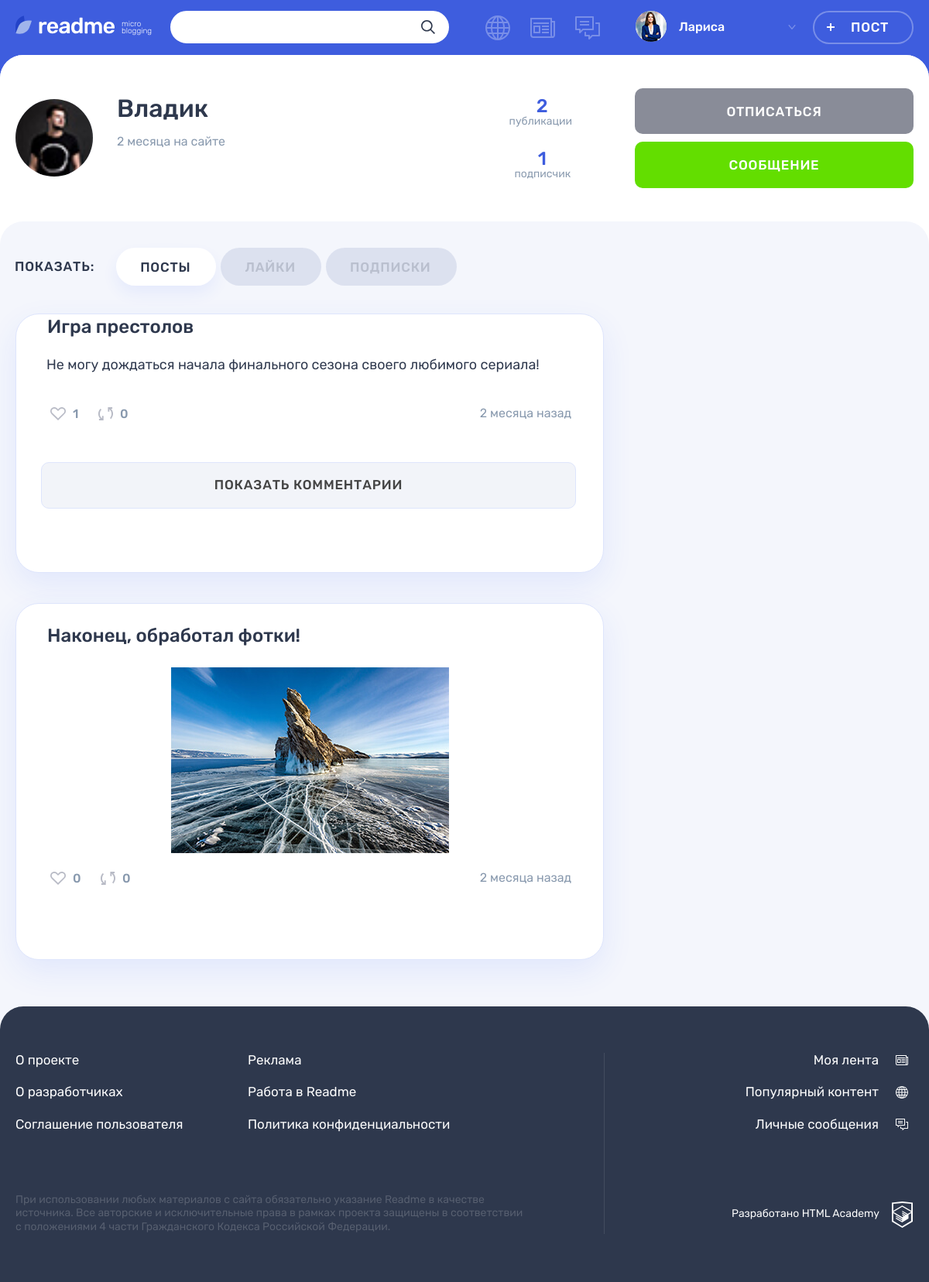
/profile.php?id=2&active=posts (signed in), run on the app's committed database.
### tables this page shows
CREATE TABLE IF NOT EXISTS users (
  id_user INT UNSIGNED AUTO_INCREMENT,
  user_login VARCHAR(64) NOT NULL,
  email VARCHAR(128) UNIQUE NOT NULL,
  password VARCHAR(128) NOT NULL,
  registration_date DATETIME(6) NOT NULL,
  avatar_link VARCHAR(256),
  PRIMARY KEY (`id_user`)
);

CREATE TABLE IF NOT EXISTS posts (
  id_post INT UNSIGNED AUTO_INCREMENT,
  post_date DATETIME(6) NOT NULL,
  title VARCHAR(256),
  text_content TEXT,
  quote_author VARCHAR(256) default '',
  image_link VARCHAR(256) default '',
  video_link VARCHAR(256) default '',
  website_link VARCHAR(256) default '',
  repost TINYINT(1) default 0,
  id_author INT(10) default NULL,
  original_post_id INT(10) default NULL,
  number_of_views INT,
  id_user INT UNSIGNED,
  content_type VARCHAR(64) NOT NULL,
  PRIMARY KEY (`id_post`),
  FOREIGN KEY (`id_user`) REFERENCES users(`id_user`)
);

### templates/profile-template.php (the view, shortened to what the rows shown need)
<div class="page__main page__main--profile">
  <div class="profile profile--default">
    <div class="profile__user-wrapper">
      <div class="profile__user user container">
        <div class="profile__user-info user__info">
          <div class="profile__avatar user__avatar">
            <img class="profile__picture user__picture" src="<?= $profileAvatar[0]['avatar_link']; ?>" width="100" height="100" alt="<?= !empty($profileAvatar[0]["avatar_link"]) ? 'Аватар пользователя.' : ''; ?>">
          </div>
        </div>
      </div>
    </div>
    <div class="profile__tabs-wrapper tabs">
      <div class="container">
        <div class="profile__tab-content">
          <? if ($_GET['active'] === 'posts') : ?>
            <section class="profile__posts tabs__content <?= $_GET['active'] === 'posts' ? 'tabs__content--active' : ''; ?>">
              <? if (isset($postsByUser)) : ?>
                <?php foreach ($postsByUser as $key => $post) : ?>
                  <article class="profile__post post <?= $post['content_type']; ?>">
                    <header class="post__header">
                      <? if ($post['repost'] === '1') : ?>
                        <div class="post__author">
                          <a class="post__author-link" href="#" title="Автор">
                            <div class="post__avatar-wrapper post__avatar-wrapper--repost">
                              <img class="post__author-avatar" src="<?= $post['author_avatar_link']; ?>" alt="Аватар пользователя" width="60" height="60">
                            </div>
                            <div class="post__info">
                              <b class="post__author-name">Репост: <?= $post['author_login']; ?></b>
                            </div>
                          </a>
                        </div>
                        <h2><a href="/post.php?post-id=<?= $post["id_post"]; ?>"><?= $post['title']; ?></a></h2>
                      <? else : ?>
                        <h2><a href="/post.php?post-id=<?= $post["id_post"]; ?>"><?= $post['title']; ?></a></h2>
                      <? endif; ?>
                    </header>
                    <div class="post__main">
                      <?php if ($post["content_type"] == "post-quote") : ?>
                        <blockquote>
                          <p>
                            <?= $post["text_content"]; ?>
                          </p>
                          <cite>Неизвестный Автор</cite>
                        </blockquote>
                      <?php elseif ($post["content_type"] == "post-text") :
                        list($newString, $cut) = addLinkForBigText($post["text_content"]); ?>
                        <p>
                          <?= $newString; ?>
                        </p>
                      <?php elseif ($post["content_type"] == "post-photo") : ?>
                        <div class="post-photo__image-wrapper">
                          <img src="<?= $post["image_link"]; ?>" alt="Фото от пользователя" width="360" height="240">
                        </div>
                      <?php endif; ?>
                    </div>
                    <footer class="post__footer">
                      <div class="post__indicators">
                        <div class="post__buttons">
                          <a class="post__indicator post__indicator--likes button" href="#" title="Лайк">
                            <svg class="post__indicator-icon" width="20" height="17">
                              <use xlink:href="#icon-heart"></use>
                            </svg>
                            <span><?= $post['likesAmount']; ?></span>
                          </a>
                          <a class="post__indicator post__indicator--repost button" href="/repost.php?id_post=<?= $post["id_post"]; ?>" title="Репост">
                            <svg class="post__indicator-icon" width="19" height="17">
                              <use xlink:href="#icon-repost"></use>
                            </svg>
                            <span><?= $post['reposts_amount']; ?></span>
                          </a>
                        </div>
                        <time class="post__time" datetime="<?= $dataForDatatime = date('Y-m-d H:i:s', strtotime($post["post_date"])); ?>" title="<?= date('%d.%m.%Y %H:%M', strtotime($post["post_date"])); ?>">
                          <? if (empty(createTextForDate($dataForDatatime))) : ?>
                            только что
                          <? else : ?>
                            <?= createTextForDate($dataForDatatime); ?> назад
                          <? endif; ?>
                        </time>
                      </div>
                    </footer>
                    <? if (!empty($post['comments']) && !isset($_GET['showcomments'])) : ?>
                      <div class="comments">
                        <a class="comments__button button" href="/profile.php?id=<?= $_GET['id']; ?>&active=posts&showcomments=1">Показать комментарии</a>
                      </div>
                    <? endif; ?>
                    <div class="comments">
                      <div class="comments__list-wrapper">
                      </div>
                    </div>
                  </article>
                <? endforeach; ?>
              <? endif; ?>
            </section>
          <? endif; ?>
        </div>
      </div>
    </div>
  </div>
</div>

### templates/layout.php (shortened to what the rows shown need)
<!DOCTYPE html>
<html lang="ru">
<head>
  <link rel="stylesheet" href="css/main.css">
</head>
<body class="page">
  <header class="header">
    <div class="header__wrapper container">
      <? if (empty($_GET['registration'])) : ?>
        <form class="header__search-form form" action="/search.php" method="get" autocomplete="off">
          <div class="header__search">
            <input class="header__search-input form__input" type="search" value="<?= substr($query, 0, 1) !== '#' ? $query : ''; ?>" name='search'>
            <button class="header__search-button button" type="submit">
              <svg class="header__search-icon" width="18" height="18">
                <use xlink:href="#icon-search"></use>
              </svg>
            </button>
          </div>
        </form>
        <div class="header__nav-wrapper">
          <nav class="header__nav">
            <ul class="header__my-nav">
              <li class="header__my-page header__my-page--popular">
                <a class="header__page-link <?= $_SERVER['SCRIPT_NAME'] === '/popular.php' ? 'header__page-link--active' : ''; ?>" href="/popular.php?page=1" title="Популярный контент">
                </a>
              </li>
              <li class="header__my-page header__my-page--feed">
                <a class="header__page-link <?= $_SERVER['SCRIPT_NAME'] === '/feed.php' ? 'header__page-link--active' : ''; ?>" href="/feed.php?filter=all" title="Моя лента">
                </a>
              </li>
              <li class="header__my-page header__my-page--messages">
                <a class="header__page-link <?= $_SERVER['SCRIPT_NAME'] === '/messages.php' ? 'header__page-link--active' : ''; ?>" href="/messages.php" title="Личные сообщения">
                </a>
              </li>
            </ul>
            <ul class="header__user-nav">
              <li class="header__profile">
                <a class="header__profile-link" href="#">
                  <div class="header__avatar-wrapper">
                    <img class="header__profile-avatar" src="<?= $avatar[0]["avatar_link"]; ?>" width="40" height="40" alt="<?= !empty($avatar[0]["avatar_link"]) ? 'Аватар профиля.' : ''; ?>">
                  </div>
                  <div class="header__profile-name">
                    <span>
                      <?= $_SESSION['username'] ? $_SESSION['username'] : '' ?>
                    </span>
                    <svg class="header__link-arrow" width="10" height="6">
                      <use xlink:href="#icon-arrow-right-ad"></use>
                    </svg>
                  </div>
                </a>
              </li>
              <? if ($_SERVER['SCRIPT_NAME'] !== '/add.php') : ?>
                <li>
                  <a class="header__post-button button button--transparent" href="/add.php?filter=text">Пост</a>
                </li>
              <? else : ?>
                <li>
                  <a class="header__post-button header__post-button--active button button--transparent" href="/feed.php?filter=all">Закрыть</a>
                </li>
              <? endif; ?>
            </ul>
          </nav>
        </div>
      <? endif; ?>
    </div>
  </header>
  <main class="content"><?= $content; ?></main>
</body>
</html>

### data on the page
users: avatar_link (picture)
users: avatar_link (picture)
posts: title "Игра престолов", newString "Не могу дождаться начала финального сезона своего любимого сериала!", likesAmount "1", reposts_amount "0", post_date "2 месяца"
posts: title "Наконец, обработал фотки!", image_link (picture), likesAmount "0", reposts_amount "0", post_date "2 месяца"

### other printed values
$_SESSION['username'] "Лариса"
$login "Владик"
createTextForDate($dataForDatatime) "2 месяца"
$postsAmount "2"
$subscriptionsAmount "1"
